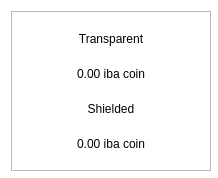
<?xml version="1.0" encoding="UTF-8"?>
<ui version="4.0">
 <class>BalanceBubble</class>
 <widget class="QWidget" name="BalanceBubble">
  <property name="geometry">
   <rect>
    <x>0</x>
    <y>0</y>
    <width>218</width>
    <height>178</height>
   </rect>
  </property>
  <property name="minimumSize">
   <size>
    <width>218</width>
    <height>178</height>
   </size>
  </property>
  <property name="maximumSize">
   <size>
    <width>250</width>
    <height>178</height>
   </size>
  </property>
  <property name="windowTitle">
   <string>Form</string>
  </property>
  <property name="styleSheet">
   <string notr="true">#BalanceBubble{
background-color:transparent
}</string>
  </property>
  <layout class="QVBoxLayout" name="verticalLayout_2">
   <property name="spacing">
    <number>0</number>
   </property>
   <item>
    <widget class="QFrame" name="frame">
     <property name="minimumSize">
      <size>
       <width>200</width>
       <height>160</height>
      </size>
     </property>
     <property name="maximumSize">
      <size>
       <width>250</width>
       <height>160</height>
      </size>
     </property>
     <property name="styleSheet">
      <string notr="true"/>
     </property>
     <property name="frameShape">
      <enum>QFrame::StyledPanel</enum>
     </property>
     <property name="frameShadow">
      <enum>QFrame::Raised</enum>
     </property>
     <property name="lineWidth">
      <number>10</number>
     </property>
     <layout class="QVBoxLayout" name="verticalLayout">
      <property name="spacing">
       <number>0</number>
      </property>
      <item>
       <layout class="QHBoxLayout" name="horizontalLayout">
        <item>
         <widget class="QLabel" name="lblFirst">
          <property name="styleSheet">
           <string notr="true"/>
          </property>
          <property name="text">
           <string>Transparent</string>
          </property>
          <property name="alignment">
           <set>Qt::AlignCenter</set>
          </property>
         </widget>
        </item>
       </layout>
      </item>
      <item>
       <widget class="QLabel" name="textTransparent">
        <property name="styleSheet">
         <string notr="true"/>
        </property>
        <property name="text">
         <string>0.00 iba coin</string>
        </property>
        <property name="alignment">
         <set>Qt::AlignCenter</set>
        </property>
       </widget>
      </item>
      <item>
       <widget class="QLabel" name="lblSecond">
        <property name="styleSheet">
         <string notr="true"/>
        </property>
        <property name="text">
         <string>Shielded</string>
        </property>
        <property name="alignment">
         <set>Qt::AlignCenter</set>
        </property>
       </widget>
      </item>
      <item>
       <widget class="QLabel" name="textShielded">
        <property name="styleSheet">
         <string notr="true"/>
        </property>
        <property name="text">
         <string>0.00 iba coin</string>
        </property>
        <property name="alignment">
         <set>Qt::AlignCenter</set>
        </property>
       </widget>
      </item>
     </layout>
    </widget>
   </item>
  </layout>
 </widget>
 <resources/>
 <connections/>
</ui>
